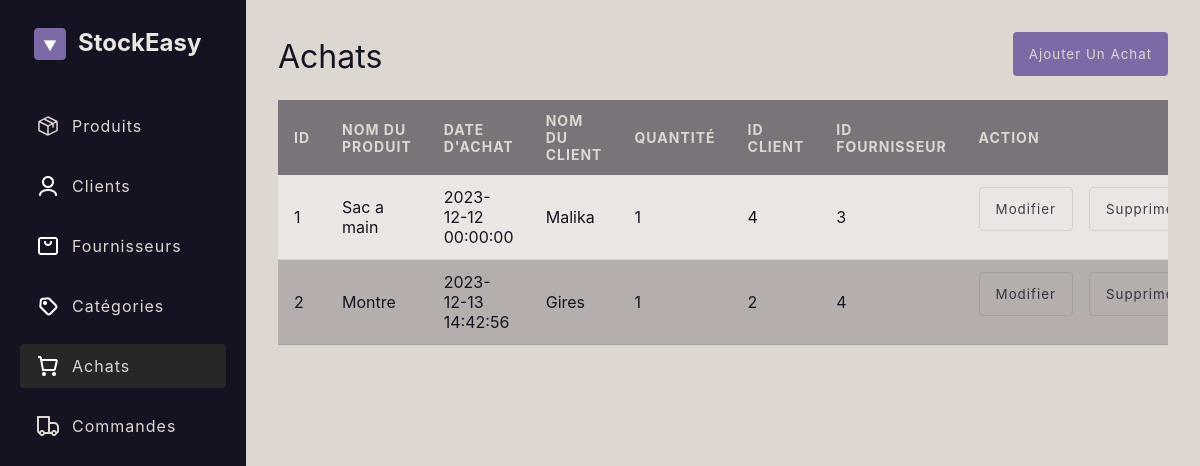
/orders.php, run on the app's committed database.
### tables this page shows
CREATE TABLE `Order_Table` (
  `id` int(11) NOT NULL,
  `customer_id` int(11) DEFAULT NULL,
  `product_id` int(11) NOT NULL,
  `quantity` int(11) NOT NULL,
  `order_date` datetime DEFAULT NULL
);

CREATE TABLE `Product` (
  `id` int(11) NOT NULL,
  `name` varchar(255) NOT NULL,
  `description` text DEFAULT NULL,
  `unit_price` int(11) NOT NULL,
  `quantity` int(11) DEFAULT NULL,
  `category_id` int(11) NOT NULL
);

CREATE TABLE `Customer` (
  `id` int(11) NOT NULL,
  `name` varchar(255) NOT NULL,
  `address` varchar(255) DEFAULT NULL,
  `phone_number` varchar(20) DEFAULT NULL
);

### orders.php (called while the page is built, shortened)
<?php
include "functions.php";
include "templates/right_page.php";

### templates/basic.php (the view, shortened to what this page needs)
<!DOCTYPE html>
<html lang="en">
<head>
    <link rel="stylesheet" href="../assets/css/Basic.css">
    <link rel="stylesheet" href=<?php $css_path ?>>
</head>
<body>
    <div class="main">
        <nav id="nav">
            <div class="nav-content">
                <div class="logo">
                    <div class="img">
                        <img src="../assets/img/Logo.png" alt="">
                    </div>
                    <span>StockEasy</span>
                </div>
                <ul class="nav-item-list">
                    <li>
                        <a class="btn active" href="products.php">
                            <img src="../assets/img/icons/Box.png" alt="">
                            Produits
                        </a>
                    </li>
                    <li>
                        <a class="btn" href="customers.php">
                            <img src="../assets/img/icons/User_02.png" alt="">
                            Clients
                        </a>
                    </li>
                    <li>
                        <a class="btn" href="suppliers.php">
                            <img src="../assets/img/icons/Shopping_Bag_01.png" alt="">
                            Fournisseurs
                        </a>
                    </li>
                    <li>
                        <a class="btn" href="categories.php">
                            <img src="../assets/img/icons/Tag.png" alt="">
                            Catégories
                        </a>
                    </li>
                    <li>
                        <a class="btn" href="orders.php">
                            <img src="../assets/img/icons/Shopping_Cart_02.png" alt="">
                            Achats
                        </a>
                    </li>
                    <li>
                        <a class="btn" href="deliveries.php">
                            <img src="../assets/img/icons/Delivery.png" alt="">
                            Commandes
                        </a>
                    </li>
                </ul>
            </div>
        </nav>
        <?php echo $content ?>
    </div>
</body>
</html>

### functions.php (shortened to what this page needs)
<?php
function generateTable($data, $tableStructure, $name)
{
    $is_numeric = "";
    array_push($tableStructure, "Action");
    echo '<div class="dynamic_table">';
    echo '<table>';
    echo '<thead>';
    echo '<tr>';
    foreach ($tableStructure as $column) {
        echo '<th>' . $column . '</th>';
    }
    echo '</tr>';
    echo '</thead>';
    echo '<tbody>';
    foreach ($data as $row) {
        echo '<tr>';
        foreach ($row as $value) {
            if(is_numeric($value)){
                $is_numeric = "is_numeric";
            }
            echo '<td class="'.$is_numeric.'">' . $value . '</td>';
        }
        echo '<td class="action">
            <button data-name="'. $name .'" data-'. $name .'="'. http_build_query($row) .'" class="btn btn-outline btn-update">Modifier</button>
            <button data-name="'. $name .'" data-'. $name .'="'. http_build_query($row) .'" class="btn btn-outline btn-delete">Supprimer</button>
        </td>';
        echo '</tr>';
    }
    echo '</tbody>';
    echo '</table>';
    echo '</div>';
}

### assets/css/Basic.css (style rules this page uses)
:root { --primary-color: #7C6AA6; --primary-color-100: #B0A6CA; --secondary-color-900: #85807D; --secondary-color-800: #9B9692; --secondary-color-700: #B2ABA7; --secondary-color-600: #C8C1BC; --secondary-color: #DED6D1; --secondary-color-100: #EBE6E3; --neutral-color-900: #0D0B14; --neutral-color: #151322; --neutral-color-400: #2C2B38; --neutral-color-300: #44424E; --neutral-color-200: #5B5A64; --neutral-color-100: #73717A; --primary-color-rgb: 124, 106, 166; --secondary-color-rgb: 222, 214, 209; --neutral-color-rgb: 21, 19, 34; --gray-color: rgba(var(--neutral-color-rgb), 0.1); }
body { font-family: "Inter"; color: var(--neutral-color); font-variation-settings: "wght" 400; background-color: var(--secondary-color); }
ul { list-style-type: none; }
nav { height: 100Vh; position: fixed; left: 0; width: 100vw; max-width: 246px; background-color: var(--neutral-color); padding: 20px; }
.nav-content { height: min-content; }
.logo { display: flex; margin-bottom: 32px; gap: 12px; padding: 8px 14px; }
.logo span { display: block; font-weight: bold; font-size: 24px; color: var(--secondary-color-100); }
.nav-item-list { display: flex; gap: 16px; flex-direction: column; }
.nav-item-list li a { display: flex; align-items: center; color: var(--secondary-color); font-variation-settings: "wght" 500; text-decoration: none; font-size: 16px; gap: 12px; height: 44px; }
.nav-item-list li a.active { background-color: #262727; }
.btn { height: 44px; padding: 0 16px; border-radius: 4px; text-transform: capitalize; font-family: "Inter"; cursor: pointer; letter-spacing: 1px; }
.btn-outline { border: 1px solid var(--gray-color); background-color: transparent; color: rgba(var(--neutral-color-rgb), 0.8) ; }
.dynamic_table { overflow-y: auto; }
.dynamic_table table { border-collapse: collapse; width: 100%; }
.dynamic_table table th, td { padding: 12px 16px; }
.dynamic_table table td.action { display: flex; gap: 16px; }
.dynamic_table table thead { background-color: rgba(var(--neutral-color-rgb), 0.5); color: var(--secondary-color); font-size: 0.875rem; text-transform: uppercase; letter-spacing: 1px; }
.dynamic_table table thead tr { text-align: left; }
.dynamic_table table tbody tr { border-bottom: 1px solid rgba(var(--neutral-color-rgb), 0.1); }
.dynamic_table table tbody tr:nth-child(odd) { background-color: rgba(255, 255, 255, .4); }
.dynamic_table table tbody tr:nth-child(even) { background-color: rgba(var(--neutral-color-rgb), 0.2); }

### data on the page
order_table: value "1", product.name "Sac a main", order_date "2023-12-12 00:00:00", customer.name "Malika", product "4", customer "3"
order_table: value "2", product.name "Montre", order_date "2023-12-13 14:42:56", customer.name "Gires", quantity "1", customer "4"

### other printed values
$title "Achat"
$column "ID"
$column "NOM DU PRODUIT"
$column "DATE D'ACHAT"
$column "NOM DU CLIENT"
$column "QUANTITÉ"
$column "ID CLIENT"
$column "ID FOURNISSEUR"
$column "ACTION"
